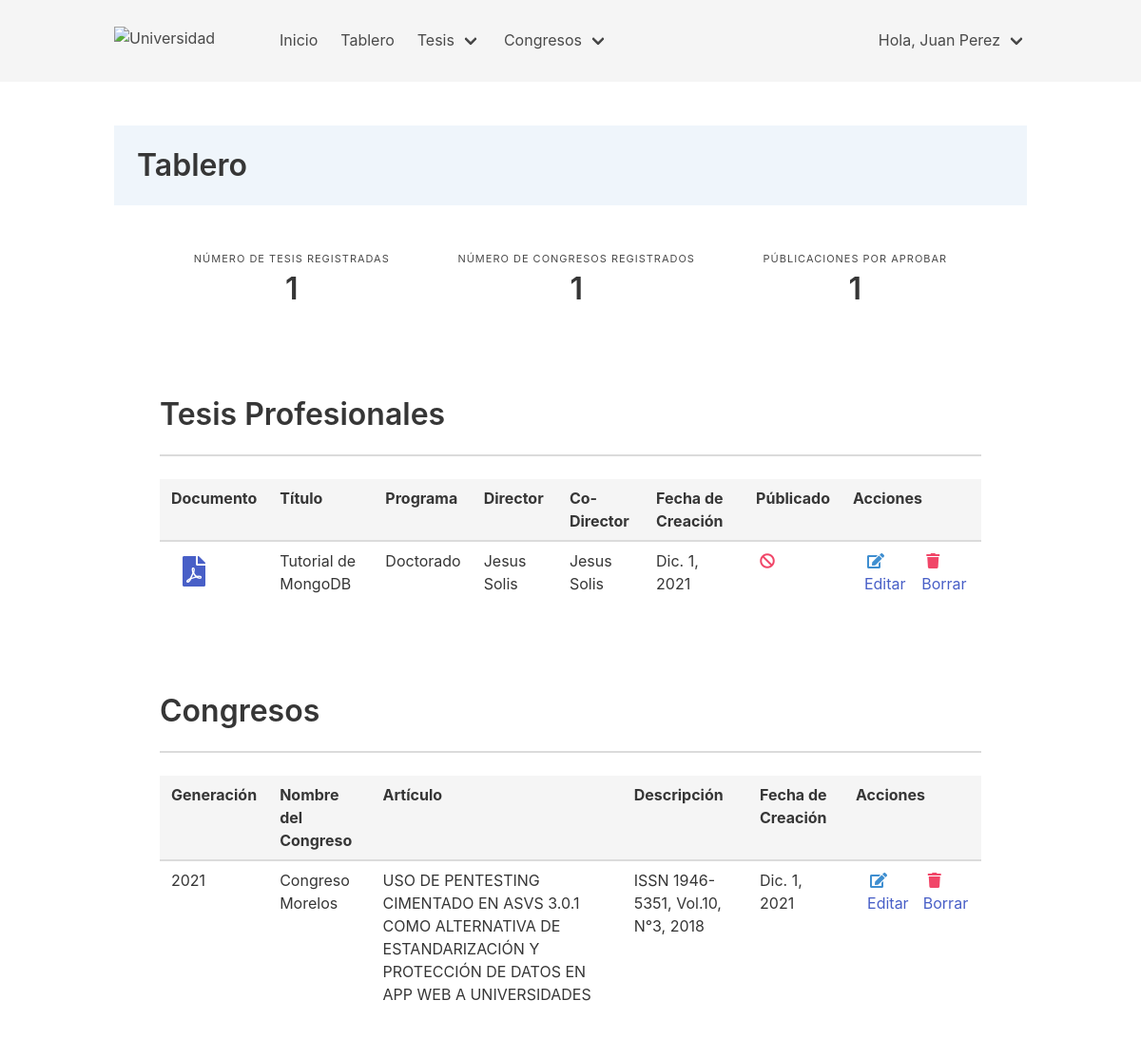
The page /tablero/ (signed in) on the database its author committed.
### americana/models.py (models this page shows, shortened)
class Tesis(models.Model):
    PROGRAMAS = (
        ('Maestria', 'Maestria',),
        ('Doctorado', 'Doctorado',),
    )
    file = models.FileField(
        upload_to=user_directory_path, verbose_name='Documento')
    title = models.CharField(max_length=100, verbose_name='Titulo')
    autor = models.ForeignKey(User, verbose_name='Autor', related_name='tesis', on_delete=models.CASCADE)
    program = models.CharField(max_length=100, choices=PROGRAMAS, verbose_name='Programa')
    director = models.CharField(max_length=100, verbose_name='Director')
    co_director = models.CharField(max_length=100, verbose_name='Co-director')
    publish_date = models.DateField(auto_now_add=True, verbose_name='Fecha')
    publish = models.BooleanField(default=False, verbose_name='Publicado')
    class Meta:
        verbose_name = 'Tesis'
        verbose_name_plural = 'Tesis'
        ordering = ('id',)

class Congreso(models.Model):
    file = models.FileField(
        upload_to=user_directory_path, verbose_name='Documento')
    generation = models.CharField(max_length=4, verbose_name='Generación')
    student = models.ForeignKey(User, verbose_name='Alumno', related_name='congreso', on_delete=models.CASCADE)
    conference = models.CharField(max_length=100, verbose_name='Nombre del Congreso')
    article = models.TextField(verbose_name='Artículo')
    description = models.TextField(verbose_name='Descripción')
    publish_date = models.DateField(auto_now_add=True, verbose_name='Fecha')
    class Meta:
        verbose_name = "Congreso"
        verbose_name_plural = "Congresos"
        ordering = ('id',)

### americana/views.py (the view)
# urls.py: path('tablero/', views.Tablero.as_view(), name='tablero'),
class Tablero(LoginRequiredMixin, TemplateView):
    template_name = 'americana/dashboard.html'
    def get_context_data(self, **kwargs):
        context = super().get_context_data(**kwargs)
        context["tesis_por_aprobar"] = Tesis.objects.filter(
            autor=self.request.user, publish=False
        ).count()
        context["tesis"] = Tesis.objects.filter(
            autor=self.request.user
        )
        context["congresos"] = Congreso.objects.filter(
            student=self.request.user
        )
        return context

### templates/americana/dashboard.html (shortened to what this page needs)
{% extends "americana/base.html" %}
{% block body %}
<section class="section">
<div class="container">
<section class="hero is-small has-background-info-light">
<div class="hero-body">
    <div class="level">
    <div class="level-left">
        <div class="level-item">
            <h1 class="title">Tablero</h1>
        </div>
    </div>
    </div>
</div>
</section>
<section class="section">
<nav class="level">
<div class="level-item has-text-centered">
    <div>
    <p class="heading">Número de Tesis Registradas</p>
    <p class="title">{{tesis.count}}</p>
    </div>
</div>
<div class="level-item has-text-centered">
    <div>
    <p class="heading">Número de Congresos Registrados</p>
    <p class="title">{{congresos.count}}</p>
    </div>
</div>
<div class="level-item has-text-centered">
    <div>
    <p class="heading">Públicaciones por aprobar</p>
    <p class="title">{{tesis_por_aprobar}}</p>
    </div>
</div>
</nav>
</section>
<section class="section">
<p class="title">Tesis Profesionales</p>
<hr class="has-background-grey-lighter">
<div class="table-container mt-4">
<table class="table is-striped is-fullwidth">
<thead class="has-background-light">
    <tr>
        <th>Documento</th>
        <th>Título</th>
        <th>Programa</th>
        <th>Director</th>
        <th>Co-Director</th>
        <th>Fecha de Creación</th>
        <th>Públicado</th>
        <th>Acciones</th>
    </tr>
</thead>
<tbody>
    {% for t in tesis  %}
    <tr>
        <td>
            <span class="icon is-large">
                <a href="{{t.file.url}}" target="_blank">
                    <i class="fas fa-2x fa-file-pdf"></i>
                </a>
            </span>
        </td>
        <td>{{t.title}}</td>
        <td>{{t.program}}</td>
        <td>{{t.director}}</td>
        <td>{{t.co_director}}</td>
        <td>{{t.publish_date}}</td>
        <td>
            {% if t.publish %}
            <span class="icon-text has-text-success">
                <span class="icon">
                    <i class="fas fa-check-square"></i>
                </span>
            </span>
            {% else %}
            <span class="icon-text has-text-danger">
                <span class="icon">
                    <i class="fas fa-ban"></i>
                </span>
            </span>
            {% endif %}
        </td>
        <td>
            <div class="field is-grouped">
                <p class="control">
                    <div class="icon-text">
                        <span class="icon has-text-info">
                            <i class="fas fa-edit"></i>
                        </span>
                        <a href="{% url 'repo-ame:tesis-update' t.pk %}">
                        <span>Editar</span>
                        </a>
                    </div>
                </p>
                <p class="control">
                    <div class="icon-text">
                        <span class="icon has-text-danger">
                            <i class="fas fa-trash"></i>
                        </span>
                        <a href="{% url 'repo-ame:tesis-delete' t.pk %}">
                        <span>Borrar</span>
                        </a>
                    </div>
                </p>
            </div>
        </td>
    </tr>
    {% endfor %}
</tbody>
</table>
</div>
</section>
<section class="section">
    <p class="title">Congresos</p>
    <hr class="has-background-grey-lighter">
    <div class="table-container mt-4">
    <table class="table is-striped is-fullwidth">
    <thead class="has-background-light">
        <tr>
            <th>Generación</th>
            <th>Nombre del Congreso</th>
            <th>Artículo</th>
            <th>Descripción</th>
            <th>Fecha de Creación</th>
            <th>Acciones</th>
        </tr>
    </thead>
    <tbody>
        {% for c in congresos  %}
        <tr>
            <td>{{c.generation}}</td>
            <td>{{c.conference}}</td>
            <td>{{c.article}}</td>
            <td>{{c.description}}</td>
            <td>{{c.publish_date}}</td>
            <td>
                <div class="field is-grouped">
                    <p class="control">
                        <div class="icon-text">
                            <span class="icon has-text-info">
                                <i class="fas fa-edit"></i>
                            </span>
                            <a href="{% url 'repo-ame:congreso-update' c.pk %}">
                            <span>Editar</span>
                            </a>
                        </div>
                    </p>
                    <p class="control">
                        <div class="icon-text">
                            <span class="icon has-text-danger">
                                <i class="fas fa-trash"></i>
                            </span>
                            <a href="{% url 'repo-ame:congreso-delete' c.pk %}">
                            <span>Borrar</span>
                            </a>
                        </div>
                    </p>
                </div>
            </td>
        </tr>
        {% endfor %}
    </tbody>
    </table>
    </div>
</section>
</div>
</section>
{% endblock body %}

### templates/layout/navbar.html (shortened to what this page needs)
{% if index_page %}
<nav class="navbar is-spaced" role="navigation" aria-label="main navigation">
{% else %}
<nav class="navbar is-light is-spaced has-shadow" role="navigation" aria-label="main navigation">
{% endif %}
<div class="container">
    <div class="navbar-brand">
      <a class="navbar-item" href="{% url 'repo-ame:home' %}">
        <img src="https://uaa.edu.mx/wp-content/uploads/2021/03/LOGO-UAA-2.png" width="150" height="30" alt="Universidad Americana de Acapulco">
      </a>
    </div>
    <div id="navbar-ame" class="navbar-menu">
      {% if user.is_authenticated  %}
        <div class="navbar-start">
            <a class="navbar-item" href="{% url 'repo-ame:home' %}">Inicio</a>
            <a class="navbar-item" href="{% url 'repo-ame:tablero' %}">Tablero</a>
            <div class="navbar-item has-dropdown is-hoverable">
            <a class="navbar-link">Tesis</a>
            </div>
            <div class="navbar-item has-dropdown is-hoverable">
              <a class="navbar-link">Congresos</a>
            </div>
        </div>
        {% endif %}
        <div class="navbar-end">
          {% if user.is_authenticated  %}
          <div class="navbar-item has-dropdown is-hoverable">
            <a class="navbar-link">Hola, {{user.get_full_name|capfirst}}</a>
            </div>
          {% endif %}
        </div>
    </div>
</div>
</nav>

### rows shown on the page
Tesis: title "Tutorial de MongoDB", program "Doctorado", director "Jesus Solis", co_director "Jesus Solis", publish_date "Dic. 1, 2021", publish False (drawn)
Congreso: generation "2021", conference "Congreso Morelos", article "USO DE PENTESTING CIMENTADO EN ASVS 3.0.1 COMO ALTERNATIVA DE ESTANDARIZACIÓN Y PROTECCIÓN DE DATOS EN APP WEB A UNIVERSIDADES", description "ISSN 1946-5351, Vol.10, N°3, 2018", publish_date "Dic. 1, 2021"

### other values the page prints
{{ user.get_full_name|capfirst }} "Juan Perez"
{{ tesis.count }} "1"
{{ congresos.count }} "1"
{{ tesis_por_aprobar }} "1"
